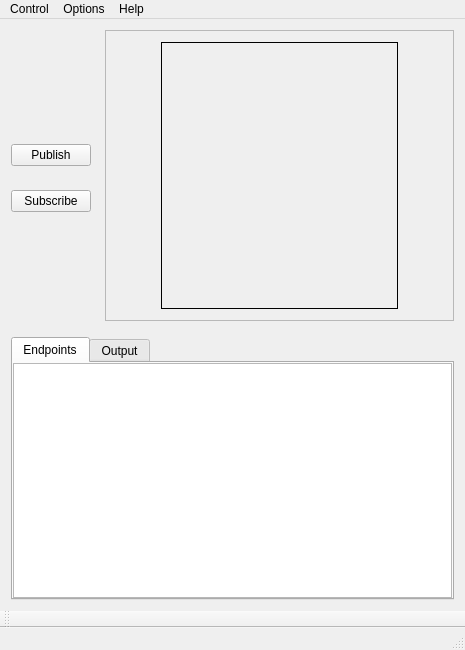
<?xml version="1.0" encoding="UTF-8"?>
<ui version="4.0">
 <class>MainWindow</class>
 <widget class="QMainWindow" name="MainWindow">
  <property name="geometry">
   <rect>
    <x>0</x>
    <y>0</y>
    <width>465</width>
    <height>650</height>
   </rect>
  </property>
  <property name="windowTitle">
   <string>Shapes Demo</string>
  </property>
  <widget class="QWidget" name="centralWidget">
   <layout class="QVBoxLayout" name="verticalLayout">
    <item>
     <layout class="QGridLayout" name="gridLayout">
      <property name="horizontalSpacing">
       <number>2</number>
      </property>
      <property name="verticalSpacing">
       <number>4</number>
      </property>
      <item row="6" column="0" colspan="3">
       <spacer name="verticalSpacer_3">
        <property name="orientation">
         <enum>Qt::Vertical</enum>
        </property>
        <property name="sizeType">
         <enum>QSizePolicy::Preferred</enum>
        </property>
        <property name="sizeHint" stdset="0">
         <size>
          <width>20</width>
          <height>10</height>
         </size>
        </property>
       </spacer>
      </item>
      <item row="0" column="1" rowspan="6">
       <spacer name="horizontalSpacer_2">
        <property name="orientation">
         <enum>Qt::Horizontal</enum>
        </property>
        <property name="sizeType">
         <enum>QSizePolicy::Minimum</enum>
        </property>
        <property name="sizeHint" stdset="0">
         <size>
          <width>10</width>
          <height>20</height>
         </size>
        </property>
       </spacer>
      </item>
      <item row="3" column="0" rowspan="2">
       <widget class="QPushButton" name="bt_subscribe">
        <property name="sizePolicy">
         <sizepolicy hsizetype="Maximum" vsizetype="Fixed">
          <horstretch>0</horstretch>
          <verstretch>0</verstretch>
         </sizepolicy>
        </property>
        <property name="text">
         <string>Subscribe</string>
        </property>
       </widget>
      </item>
      <item row="5" column="0">
       <spacer name="verticalSpacer_2">
        <property name="orientation">
         <enum>Qt::Vertical</enum>
        </property>
        <property name="sizeHint" stdset="0">
         <size>
          <width>20</width>
          <height>40</height>
         </size>
        </property>
       </spacer>
      </item>
      <item row="0" column="2" rowspan="6">
       <widget class="QFrame" name="frameDraw">
        <property name="sizePolicy">
         <sizepolicy hsizetype="MinimumExpanding" vsizetype="MinimumExpanding">
          <horstretch>0</horstretch>
          <verstretch>0</verstretch>
         </sizepolicy>
        </property>
        <property name="minimumSize">
         <size>
          <width>265</width>
          <height>287</height>
         </size>
        </property>
        <property name="layoutDirection">
         <enum>Qt::LeftToRight</enum>
        </property>
        <property name="styleSheet">
         <string notr="true"/>
        </property>
        <property name="frameShape">
         <enum>QFrame::StyledPanel</enum>
        </property>
        <property name="frameShadow">
         <enum>QFrame::Sunken</enum>
        </property>
        <layout class="QHBoxLayout" name="horizontalLayout">
         <item>
          <widget class="QFrame" name="frameDraw2">
           <property name="sizePolicy">
            <sizepolicy hsizetype="Fixed" vsizetype="Fixed">
             <horstretch>0</horstretch>
             <verstretch>0</verstretch>
            </sizepolicy>
           </property>
           <property name="minimumSize">
            <size>
             <width>237</width>
             <height>267</height>
            </size>
           </property>
           <property name="maximumSize">
            <size>
             <width>237</width>
             <height>267</height>
            </size>
           </property>
           <property name="styleSheet">
            <string notr="true">QFrame#frameDraw2{border: 1px inset black;}</string>
           </property>
           <property name="frameShape">
            <enum>QFrame::StyledPanel</enum>
           </property>
           <property name="frameShadow">
            <enum>QFrame::Plain</enum>
           </property>
           <property name="lineWidth">
            <number>1</number>
           </property>
           <layout class="QVBoxLayout" name="verticalLayout_5">
            <property name="leftMargin">
             <number>0</number>
            </property>
            <property name="topMargin">
             <number>0</number>
            </property>
            <property name="rightMargin">
             <number>0</number>
            </property>
            <property name="bottomMargin">
             <number>0</number>
            </property>
            <item>
             <widget class="DrawArea" name="areaDraw" native="true">
              <property name="sizePolicy">
               <sizepolicy hsizetype="Fixed" vsizetype="Fixed">
                <horstretch>0</horstretch>
                <verstretch>0</verstretch>
               </sizepolicy>
              </property>
              <property name="minimumSize">
               <size>
                <width>235</width>
                <height>265</height>
               </size>
              </property>
              <property name="maximumSize">
               <size>
                <width>235</width>
                <height>265</height>
               </size>
              </property>
              <property name="contextMenuPolicy">
               <enum>Qt::NoContextMenu</enum>
              </property>
              <property name="styleSheet">
               <string notr="true"/>
              </property>
              <widget class="ContentFilterSelector" name="widget_contentFilter" native="true">
               <property name="enabled">
                <bool>false</bool>
               </property>
               <property name="geometry">
                <rect>
                 <x>60</x>
                 <y>90</y>
                 <width>61</width>
                 <height>71</height>
                </rect>
               </property>
               <property name="contextMenuPolicy">
                <enum>Qt::NoContextMenu</enum>
               </property>
              </widget>
             </widget>
            </item>
           </layout>
          </widget>
         </item>
        </layout>
       </widget>
      </item>
      <item row="1" column="0">
       <widget class="QPushButton" name="bt_publish">
        <property name="sizePolicy">
         <sizepolicy hsizetype="Maximum" vsizetype="Fixed">
          <horstretch>0</horstretch>
          <verstretch>0</verstretch>
         </sizepolicy>
        </property>
        <property name="text">
         <string>Publish</string>
        </property>
       </widget>
      </item>
      <item row="0" column="0">
       <spacer name="verticalSpacer_4">
        <property name="orientation">
         <enum>Qt::Vertical</enum>
        </property>
        <property name="sizeHint" stdset="0">
         <size>
          <width>20</width>
          <height>40</height>
         </size>
        </property>
       </spacer>
      </item>
      <item row="2" column="0">
       <spacer name="verticalSpacer">
        <property name="orientation">
         <enum>Qt::Vertical</enum>
        </property>
        <property name="sizeType">
         <enum>QSizePolicy::Minimum</enum>
        </property>
        <property name="sizeHint" stdset="0">
         <size>
          <width>20</width>
          <height>20</height>
         </size>
        </property>
       </spacer>
      </item>
     </layout>
    </item>
    <item>
     <widget class="QTabWidget" name="tabWidget">
      <property name="currentIndex">
       <number>0</number>
      </property>
      <widget class="QWidget" name="tab_endpoints">
       <attribute name="title">
        <string>Endpoints</string>
       </attribute>
       <layout class="QVBoxLayout" name="verticalLayout_2">
        <property name="leftMargin">
         <number>0</number>
        </property>
        <property name="topMargin">
         <number>0</number>
        </property>
        <property name="rightMargin">
         <number>0</number>
        </property>
        <property name="bottomMargin">
         <number>0</number>
        </property>
        <item>
         <widget class="QTableView" name="tableEndpoint">
          <property name="font">
           <font>
            <pointsize>9</pointsize>
           </font>
          </property>
          <property name="contextMenuPolicy">
           <enum>Qt::CustomContextMenu</enum>
          </property>
          <property name="horizontalScrollBarPolicy">
           <enum>Qt::ScrollBarAsNeeded</enum>
          </property>
          <property name="sizeAdjustPolicy">
           <enum>QAbstractScrollArea::AdjustToContents</enum>
          </property>
          <property name="editTriggers">
           <set>QAbstractItemView::NoEditTriggers</set>
          </property>
          <property name="selectionMode">
           <enum>QAbstractItemView::SingleSelection</enum>
          </property>
          <property name="selectionBehavior">
           <enum>QAbstractItemView::SelectRows</enum>
          </property>
         </widget>
        </item>
       </layout>
      </widget>
      <widget class="QWidget" name="tabOutput">
       <attribute name="title">
        <string>Output</string>
       </attribute>
       <layout class="QVBoxLayout" name="verticalLayout_3">
        <property name="leftMargin">
         <number>0</number>
        </property>
        <property name="topMargin">
         <number>0</number>
        </property>
        <property name="rightMargin">
         <number>0</number>
        </property>
        <property name="bottomMargin">
         <number>0</number>
        </property>
        <item>
         <widget class="QTextBrowser" name="text_Output"/>
        </item>
       </layout>
      </widget>
     </widget>
    </item>
   </layout>
  </widget>
  <widget class="QToolBar" name="mainToolBar">
   <attribute name="toolBarArea">
    <enum>BottomToolBarArea</enum>
   </attribute>
   <attribute name="toolBarBreak">
    <bool>false</bool>
   </attribute>
  </widget>
  <widget class="QStatusBar" name="statusBar"/>
  <widget class="QMenuBar" name="menuBar">
   <property name="geometry">
    <rect>
     <x>0</x>
     <y>0</y>
     <width>465</width>
     <height>21</height>
    </rect>
   </property>
   <widget class="QMenu" name="menuOptions">
    <property name="title">
     <string>Options</string>
    </property>
    <addaction name="actionPreferences"/>
   </widget>
   <widget class="QMenu" name="menuControl">
    <property name="title">
     <string>Control</string>
    </property>
    <addaction name="actionStart"/>
    <addaction name="actionStop"/>
    <addaction name="actionExit"/>
   </widget>
   <widget class="QMenu" name="menuHelp">
    <property name="title">
     <string>Help</string>
    </property>
    <addaction name="actionAbout"/>
    <addaction name="actionUser_Manual"/>
    <addaction name="actionInteroperability_Troubleshooting"/>
   </widget>
   <addaction name="menuControl"/>
   <addaction name="menuOptions"/>
   <addaction name="menuHelp"/>
  </widget>
  <action name="actionPreferences">
   <property name="text">
    <string>Preferences</string>
   </property>
  </action>
  <action name="actionStart">
   <property name="text">
    <string>Start</string>
   </property>
  </action>
  <action name="actionStop">
   <property name="text">
    <string>Stop (delete all)</string>
   </property>
  </action>
  <action name="actionExit">
   <property name="text">
    <string>Exit</string>
   </property>
  </action>
  <action name="actionDelete_Enpoint">
   <property name="text">
    <string>Delete Enpoint</string>
   </property>
  </action>
  <action name="actionAbout">
   <property name="text">
    <string>About</string>
   </property>
  </action>
  <action name="actionUser_Manual">
   <property name="text">
    <string>User Manual</string>
   </property>
  </action>
  <action name="actionInteroperability_Troubleshooting">
   <property name="text">
    <string>Interoperability Troubleshooting</string>
   </property>
  </action>
 </widget>
 <layoutdefault spacing="6" margin="11"/>
 <customwidgets>
  <customwidget>
   <class>DrawArea</class>
   <extends>QWidget</extends>
   <header>eprosimashapesdemo/qt/DrawArea.h</header>
   <container>1</container>
  </customwidget>
  <customwidget>
   <class>ContentFilterSelector</class>
   <extends>QWidget</extends>
   <header>eprosimashapesdemo/qt/ContentFilterSelector.h</header>
   <container>1</container>
  </customwidget>
 </customwidgets>
 <resources/>
 <connections/>
 <slots>
  <signal>keyPressEvent(QKeyEvent*event)</signal>
 </slots>
</ui>
